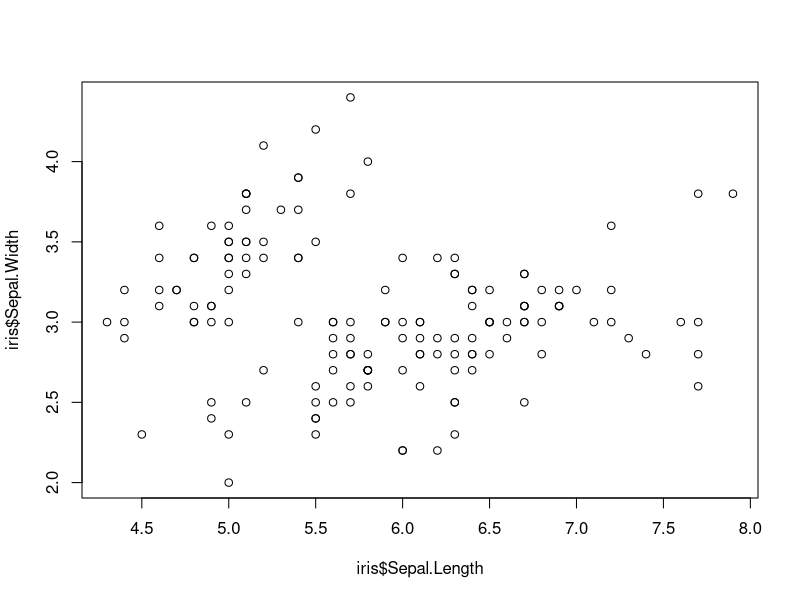
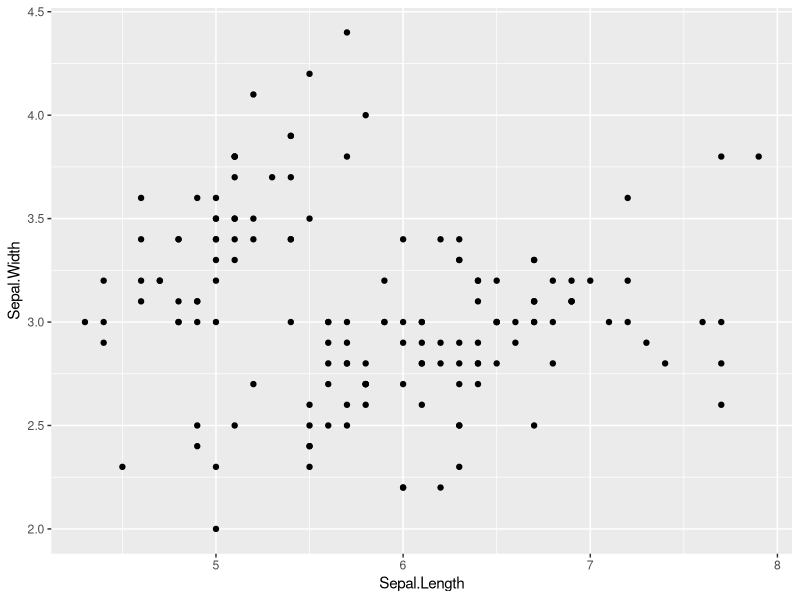

Reproduce these figures in R, in order.
#use built in iris dataset
#take a look at it 
head(iris)
#load in some tidyverse packages
library(dplyr)
library(ggplot2)

#####################################
##### Part 1: for loops         #####
#####################################

#Using only data for iris versicolor
#write a for loop
#that produces a regression table
#for each of the following relationships
#1. iris  sepal length x width
#2. iris  petal length x width
#3. iris sepal length x petal length

# hint: consider using a list, and also new vectors 
# for regression variables


# to print the answers

for(i in c(1,3)){
   print(iris[ , i][iris$Species=="versicolor"]
           *iris[ , i+1][iris$Species=="versicolor"])
}

# this is for sepel length * sepel width and petal length * petal width
# because the columns used in each calculation are next to each 
# other, we can use i and i+1 while i has the value 1 or 3.



for(i in c(1)){
  print(iris[ , i][iris$Species=="versicolor"]
        *iris[ , i+2][iris$Species=="versicolor"])
}

# this is to calculate sepel length * petal length 
# we use i and i +2, and i has a pre-determined number 1
# because sepel length is the first column



# to save the answer??????



for(i in c(1,3)){
  list=(iris[ , i][iris$Species=="versicolor"]
        *iris[ , i+1][iris$Species=="versicolor"])
}
# the problem is the list world only record the last calculation




#####################################
##### Part 2: data in dplyr     #####
#####################################

#use dplyr to join data of maximum height
#to a new iris data frame
height <- data.frame(Species = c("virginica","setosa","versicolor"),
                     Height.cm = c(60,100,11.8))


# new iris 
iris1<-left_join(iris, height, 
                    )
# Joining, by = "Species"

# the new data sheet called iris1 now includes the maximum height 




#####################################
##### Part 3: plots in ggplot2  #####
#####################################

#look at base R scatter plot
plot(iris$Sepal.Length,iris$Sepal.Width)

#3a. now make the same plot in ggplot
# basic template: 
# ggplot(data = <DATA>, mapping = aes(<MAPPINGS>)) +  
#                           <GEOM_FUNCTION>()

## Assign plot to a variable 
plot1<- ggplot(data = iris1, 
       mapping = aes(x = Sepal.Length, y = Sepal.Width))
# draw the plot
plot1 +
  geom_point()


# note that 
# # This is the correct syntax for adding layers
#     surveys_plot +
#          geom_point()

# This will not add the new layer and 
# will return an error message
#      surveys_plot
#          + geom_point()
# so the + sign should go with the plot instead of the 
#added layer


#3b. make a scatter plot with ggplot and get rid of
# busy grid lines


#3c. make a scatter plot with ggplot, remove grid lines, add a title and axis labels, 
#    show species by color, and make the point size proportional to petal length

#####################################
##### Question: how did         #####
##### arguments differ between  #####
##### plot and ggplot?          #####
#####################################	